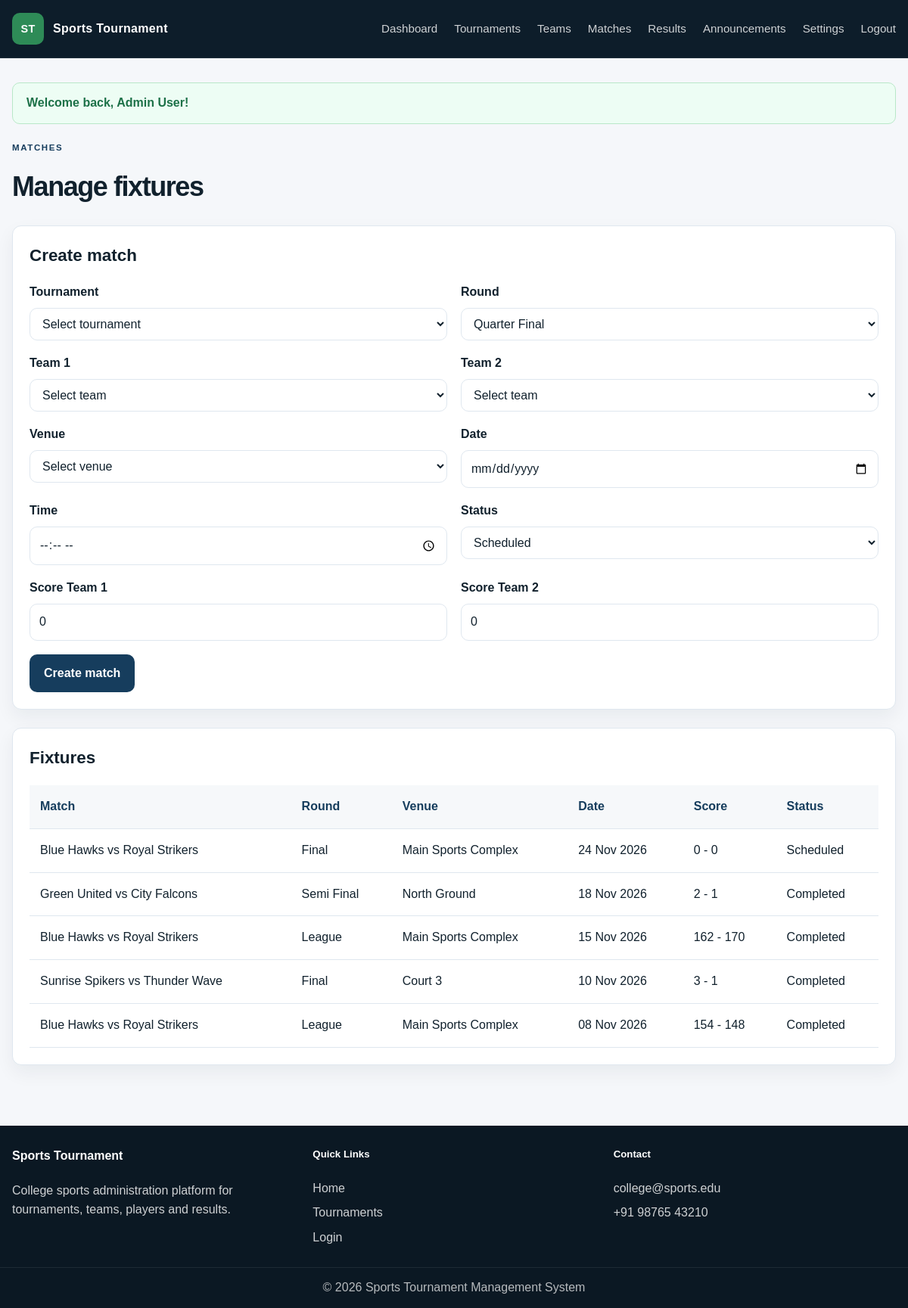
The page /admin/matches.php (signed in) on the database its author committed.
### tables this page shows
CREATE TABLE matches (
    id INT AUTO_INCREMENT PRIMARY KEY,
    tournament_id INT NOT NULL,
    round VARCHAR(40) NOT NULL,
    team1_id INT NOT NULL,
    team2_id INT NOT NULL,
    venue_id INT NOT NULL,
    match_date DATE NOT NULL,
    match_time TIME NOT NULL,
    score_team1 INT DEFAULT 0,
    score_team2 INT DEFAULT 0,
    winner_team_id INT DEFAULT NULL,
    status VARCHAR(30) NOT NULL DEFAULT 'Scheduled',
    created_at TIMESTAMP DEFAULT CURRENT_TIMESTAMP,
    CONSTRAINT fk_match_tournament FOREIGN KEY (tournament_id) REFERENCES tournaments(id) ON DELETE CASCADE,
    CONSTRAINT fk_match_team1 FOREIGN KEY (team1_id) REFERENCES teams(id) ON DELETE RESTRICT,
    CONSTRAINT fk_match_team2 FOREIGN KEY (team2_id) REFERENCES teams(id) ON DELETE RESTRICT,
    CONSTRAINT fk_match_venue FOREIGN KEY (venue_id) REFERENCES venues(id) ON DELETE RESTRICT,
    CONSTRAINT fk_match_winner FOREIGN KEY (winner_team_id) REFERENCES teams(id) ON DELETE SET NULL
);

CREATE TABLE teams (
    id INT AUTO_INCREMENT PRIMARY KEY,
    tournament_id INT NOT NULL,
    name VARCHAR(150) NOT NULL,
    captain_name VARCHAR(100) NOT NULL,
    captain_email VARCHAR(150) DEFAULT NULL,
    captain_phone VARCHAR(25) DEFAULT NULL,
    created_at TIMESTAMP DEFAULT CURRENT_TIMESTAMP,
    UNIQUE KEY uq_team_name_per_tournament (tournament_id, name),
    CONSTRAINT fk_team_tournament FOREIGN KEY (tournament_id) REFERENCES tournaments(id) ON DELETE CASCADE
);

CREATE TABLE venues (
    id INT AUTO_INCREMENT PRIMARY KEY,
    name VARCHAR(150) NOT NULL,
    location VARCHAR(200) NOT NULL,
    capacity INT NOT NULL,
    facilities TEXT,
    created_at TIMESTAMP DEFAULT CURRENT_TIMESTAMP
);

### admin/matches.php (the view, shortened to what this page needs)
<?php
$pdo = db();
$matches = $pdo->query('SELECT m.*, t1.name as team1_name, t2.name as team2_name, v.name as venue_name FROM matches m LEFT JOIN teams t1 ON t1.id = m.team1_id LEFT JOIN teams t2 ON t2.id = m.team2_id LEFT JOIN venues v ON v.id = m.venue_id ORDER BY m.match_date DESC, m.match_time DESC')->fetchAll();
require_once __DIR__ . '/../includes/header.php';
?>
<div class="page-header">
    <div>
        <span class="eyebrow dark">Matches</span>
        <h1>Manage fixtures</h1>
    </div>
</div>
<div class="panel">
    <div class="panel-header"><h2>Create match</h2></div>
    <form method="post" class="form-grid">
        <div class="field-group">
            <label>Tournament</label>
            <select name="tournament_id" required>
                <option value="">Select tournament</option>
            </select>
        </div>
        <div class="field-group">
            <label>Round</label>
            <select name="round">
                <option value="Quarter Final">Quarter Final</option>
            </select>
        </div>
        <div class="field-group">
            <label>Team 1</label>
            <select name="team1_id" required>
                <option value="">Select team</option>
            </select>
        </div>
        <div class="field-group">
            <label>Team 2</label>
            <select name="team2_id" required>
                <option value="">Select team</option>
            </select>
        </div>
        <div class="field-group">
            <label>Venue</label>
            <select name="venue_id" required>
                <option value="">Select venue</option>
            </select>
        </div>
        <div class="field-group">
            <label>Date</label>
            <input type="date" name="match_date" required>
        </div>
        <div class="field-group">
            <label>Time</label>
            <input type="time" name="match_time" required>
        </div>
        <div class="field-group">
            <label>Status</label>
            <select name="status">
                <option value="Scheduled">Scheduled</option>
            </select>
        </div>
        <div class="field-group">
            <label>Score Team 1</label>
            <input type="number" name="score_team1" value="0">
        </div>
        <div class="field-group">
            <label>Score Team 2</label>
            <input type="number" name="score_team2" value="0">
        </div>
        <div class="form-actions full-width">
            <button type="submit" class="button button-primary">Create match</button>
        </div>
    </form>
</div>
<div class="panel">
    <div class="panel-header"><h2>Fixtures</h2></div>
    <div class="table-wrap">
        <table>
            <thead>
                <tr>
                    <th>Match</th>
                    <th>Round</th>
                    <th>Venue</th>
                    <th>Date</th>
                    <th>Score</th>
                    <th>Status</th>
                </tr>
            </thead>
            <tbody>
                <?php foreach ($matches as $match): ?>
                    <tr>
                        <td><?= e($match['team1_name']) ?> vs <?= e($match['team2_name']) ?></td>
                        <td><?= e($match['round']) ?></td>
                        <td><?= e($match['venue_name']) ?></td>
                        <td><?= e(formatDate($match['match_date'])) ?></td>
                        <td><?= e($match['score_team1']) ?> - <?= e($match['score_team2']) ?></td>
                        <td><?= e($match['status']) ?></td>
                    </tr>
                <?php endforeach; ?>
            </tbody>
        </table>
    </div>
</div>
<?php require_once __DIR__ . '/../includes/footer.php'; ?>

### assets/css/style.css (style rules this page uses)
:root { --bg: #f5f7fa; --panel: #ffffff; --panel-alt: #eef3f8; --ink: #11212d; --muted: #536477; --line: #dfe7ef; --primary: #163d5d; --primary-soft: #e8f0f8; --accent: #2e8b57; --accent-soft: #eaf8ef; --danger: #c64242; --warning: #b87828; --shadow: 0 10px 25px rgba(17, 33, 45, 0.06); --radius: 12px; }
* { box-sizing: border-box; }
html { scroll-behavior: smooth; }
body { margin: 0; font-family: Arial, Helvetica, sans-serif; background: var(--bg); color: var(--ink); line-height: 1.55; }
button, input, select, textarea { font: inherit; }
.eyebrow { display: inline-block; font-size: 0.72rem; letter-spacing: 0.14em; text-transform: uppercase; font-weight: 700; color: var(--accent); margin-bottom: 14px; }
.eyebrow.dark { color: var(--primary); }
.button { border: 1px solid transparent; border-radius: 10px; padding: 12px 18px; cursor: pointer; display: inline-flex; align-items: center; justify-content: center; font-weight: 700; transition: 0.2s ease; text-decoration: none; }
.button-primary { background: var(--primary); color: #fff; }
.button.primary, .button.button-primary { background: var(--primary); color: #fff; }
.full-width { width: 100%; }
.info-card, .panel, .stat-box, .auth-card { background: var(--panel); border: 1px solid var(--line); border-radius: var(--radius); box-shadow: var(--shadow); }
.table-wrap { overflow-x: auto; width: 100%; }
table { width: 100%; border-collapse: collapse; min-width: 640px; background: var(--panel); }
th, td { padding: 16px 14px; border-bottom: 1px solid var(--line); text-align: left; vertical-align: top; }
th { background: #f6f8fa; color: var(--primary); font-weight: 700; }
.page-header { width: min(1180px, calc(100% - 32px)); margin: 0 auto 24px; display: flex; align-items: center; justify-content: space-between; gap: 16px; }
.page-header h1 { margin: 0; font-size: clamp(2rem, 3vw, 2.5rem); letter-spacing: -0.04em; }
.panel { width: min(1180px, calc(100% - 32px)); margin: 0 auto 24px; padding: 22px; }
.panel-header { margin-bottom: 18px; }
.panel-header h2 { margin: 0; font-size: 1.4rem; }
.form-grid { display: grid; grid-template-columns: repeat(2, minmax(220px, 1fr)); gap: 18px; }
.field-group { display: flex; flex-direction: column; gap: 8px; }
.full-width { grid-column: 1 / -1; }
label { font-weight: 600; color: var(--ink); }
input, select, textarea { width: 100%; border: 1px solid var(--line); border-radius: 10px; padding: 11px 12px; background: #fff; color: var(--ink); }
.form-actions { display: flex; gap: 10px; align-items: center; justify-content: flex-start; }

### rows shown on the page
matches: team1.name "Blue Hawks", team2.name "Royal Strikers", round "Final", venue.name "Main Sports Complex", match_date "24 Nov 2026", score_team1 "0", score_team2 "0", status "Scheduled"
matches: team1.name "Green United", team2.name "City Falcons", round "Semi Final", venue.name "North Ground", match_date "18 Nov 2026", score_team1 "2", score_team2 "1", status "Completed"
matches: team1.name "Blue Hawks", team2.name "Royal Strikers", round "League", venue.name "Main Sports Complex", match_date "15 Nov 2026", score_team1 "162", score_team2 "170", status "Completed"
matches: team1.name "Sunrise Spikers", team2.name "Thunder Wave", round "Final", venue.name "Court 3", match_date "10 Nov 2026", score_team1 "3", score_team2 "1", status "Completed"
matches: team1.name "Blue Hawks", team2.name "Royal Strikers", round "League", venue.name "Main Sports Complex", match_date "08 Nov 2026", score_team1 "154", score_team2 "148", status "Completed"

### other values the page prints
$item['label'] "Dashboard"
$item['label'] "Tournaments"
$item['label'] "Teams"
$item['label'] "Matches"
$item['label'] "Results"
$item['label'] "Announcements"
$flash['message'] "Welcome back, Admin User!"
